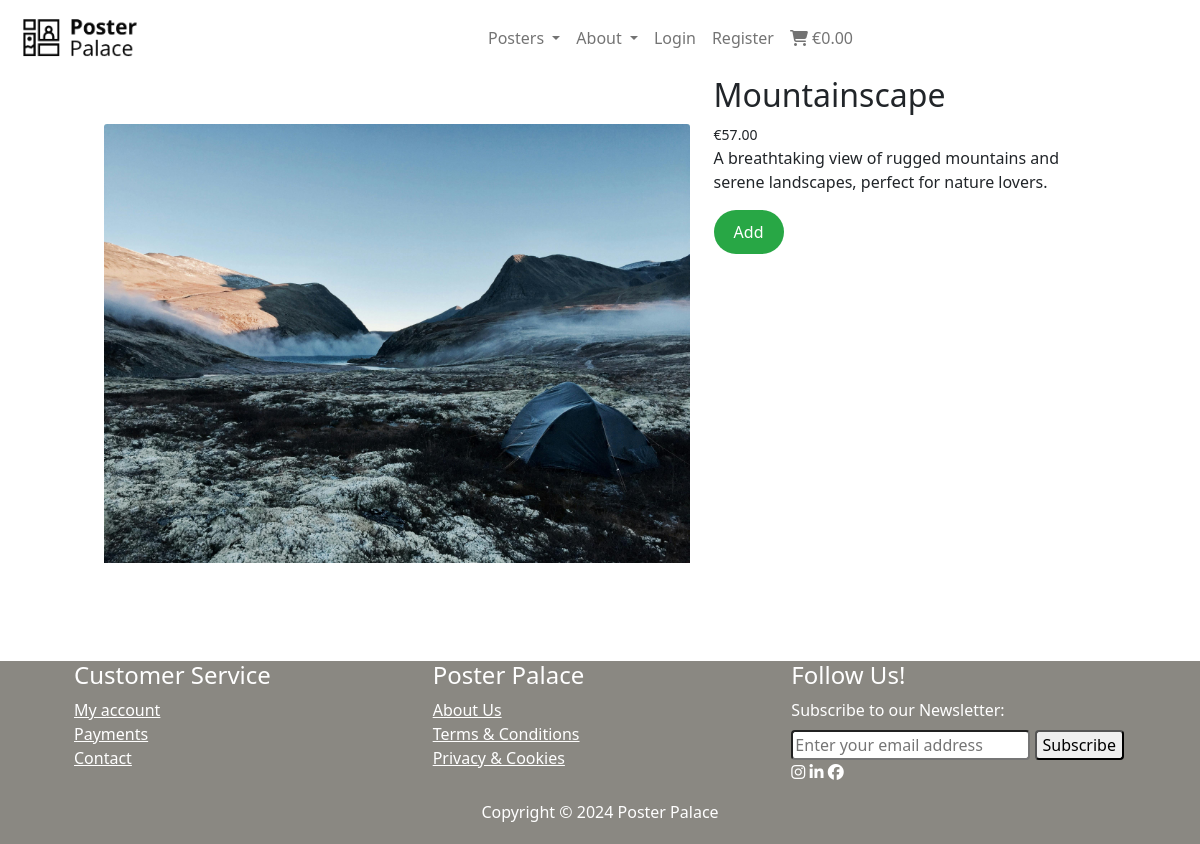
Screenshot of /posters/3 with the database file from the repository.
### posters/models.py (models this page shows, shortened)
class Poster(models.Model):
    category = models.ForeignKey('Category', null=True, blank=True, on_delete=models.SET_NULL)
    sku = models.CharField(max_length=254, null=True, blank=True)
    name = models.CharField(max_length=254)
    description = models.TextField()
    has_color = models.BooleanField(default=False, blank=True, null=True)
    color_option = models.CharField(max_length=15, blank=True, default='Color', choices=COLOR_CHOICES)
    has_sizes = models.BooleanField(default=False, blank=True, null=True)
    size_option = models.CharField(max_length=80, choices=SIZE_CHOICES, default='S')
    price = models.DecimalField(max_digits=6, decimal_places=2)
    rating = models.DecimalField(max_digits=6, decimal_places=2, null=True, blank=True)
    image_url = models.URLField(max_length=1024, null=True, blank=True)
    image = models.ImageField(null=True, blank=True)
    quantity = models.IntegerField(blank=False, default=1)

### posters/views.py (the view)
# urls.py: path('<poster_id>', views.poster_detail, name='poster_detail'),
def poster_detail(request, poster_id):
    poster = get_object_or_404(Poster, pk=poster_id)
    form_color = PosterColor()
    form_quantity = PosterQuantity()
    cart = request.session.get('cart', {})
    in_cart = False
    if poster_id in list(cart.keys()):
        print(cart)
        in_cart = True
    context = {
        'poster': poster,
        'form_color': form_color,
        'form_quantity': form_quantity,
        'cart': cart,
        'in_cart': in_cart,
        }
    return render(request, 'posters/poster_detail.html', context)

### homepage/forms.py
class NewsletterForm(forms.Form):
    email = forms.EmailField(label="Your Email", max_length=100)

### posters/forms.py
class PosterColor(forms.ModelForm):
    class Meta:
        model = Poster
        fields = ('color_option',)

### cart/contexts.py (called while the page is built, shortened)
def shopping_content(request):
    shopping_items = []
    total = 0
    poster_count = 0
    cart = request.session.get('cart', {})
    context = {
        'shopping_items': shopping_items,
        'total': total,
        'poster_count': poster_count,
    }
    return context

### homepage/context_processors.py (called while the page is built)
def newsletter_form(request):
    return {'newsletter_form': NewsletterForm()}

### posters/templates/posters/poster_detail.html (shortened to what this page needs)
{% extends "base.html" %}
{% load static %}
{% block content %}
<section >
    <div class="container">
        <div class="row">
            <div class="block-middle">
                <div class="image-container my-5">
                    {% if poster.image %}
                        <a href="{{ poster.image.url }}" target="_blank">
                            <img class="card-img-top img-fluid" src="{{ poster.image.url }}" alt="{{ poster.name }}">
                        </a>
                        {% else %}
                        <a>
                            <img class="card-img-top img-fluid" src="{{ MEDIA_URL }}noimage.png" alt="{{ poster.name }}">
                        </a>
                    {% endif %}
                </div>
            </div>
            <div class="col">
                <h2 class="top">{{ poster.name}}</h2><small>€{{ poster.price }}</small>
                <p>{{ poster.description }}</p>
                <form id="myForm" class="form" action="{% url 'add_to_cart' poster.id %}" method="POST">
                <input type="submit" class="add-to-cart" value="Add" {% if in_cart %}disabled{% endif %}>
                </form>
            </div>
        </div>
    </div>
</section>
{% endblock %}

### static/css/base.css (style rules this page uses)
* { margin: auto; }
.block-middle { width: 60%; }
.add-to-cart { position: relative; background-color: #28a745; color: white; border: none; border-radius: 26px; padding: 10px 20px; cursor: pointer; font-size: 16px; }
.row { margin-right: 50px; margin-left: 50px; }

### rows the page displays
Poster: image (picture), name "Mountainscape", price "57.00", description "A breathtaking view of rugged mountains and serene landscapes, perfect for nature lovers."
